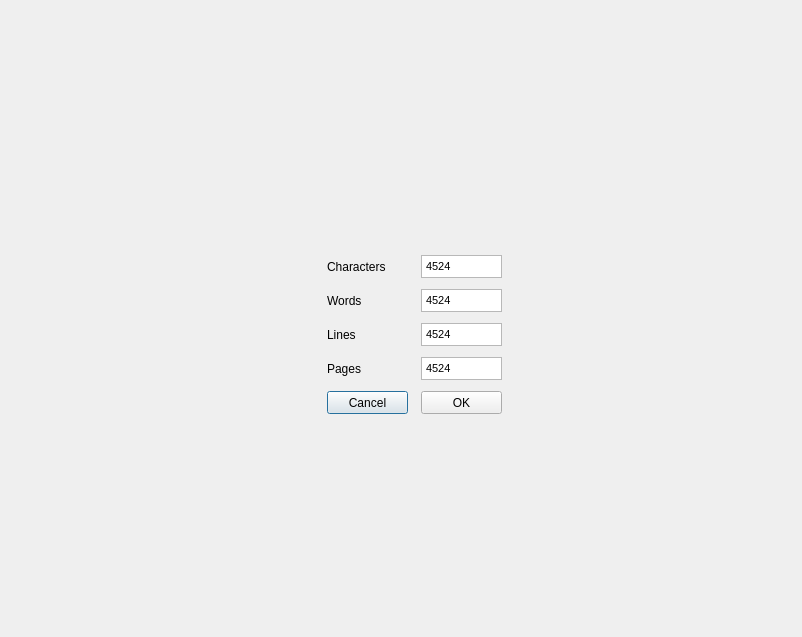
<?xml version="1.0" encoding="UTF-8"?>
<ui version="4.0">
 <class>Dialog</class>
 <widget class="QDialog" name="Dialog">
  <property name="geometry">
   <rect>
    <x>0</x>
    <y>0</y>
    <width>802</width>
    <height>637</height>
   </rect>
  </property>
  <property name="windowTitle">
   <string>Dialog</string>
  </property>
  <widget class="QWidget" name="">
   <property name="geometry">
    <rect>
     <x>320</x>
     <y>250</y>
     <width>191</width>
     <height>170</height>
    </rect>
   </property>
   <layout class="QGridLayout" name="gridLayout">
    <item row="4" column="0">
     <widget class="QPushButton" name="pushButton_2">
      <property name="sizePolicy">
       <sizepolicy hsizetype="Fixed" vsizetype="Fixed">
        <horstretch>0</horstretch>
        <verstretch>0</verstretch>
       </sizepolicy>
      </property>
      <property name="minimumSize">
       <size>
        <width>81</width>
        <height>23</height>
       </size>
      </property>
      <property name="maximumSize">
       <size>
        <width>81</width>
        <height>23</height>
       </size>
      </property>
      <property name="text">
       <string>Cancel</string>
      </property>
     </widget>
    </item>
    <item row="2" column="1">
     <widget class="QTextBrowser" name="textBrowser_5">
      <property name="sizePolicy">
       <sizepolicy hsizetype="Fixed" vsizetype="Fixed">
        <horstretch>0</horstretch>
        <verstretch>0</verstretch>
       </sizepolicy>
      </property>
      <property name="minimumSize">
       <size>
        <width>81</width>
        <height>23</height>
       </size>
      </property>
      <property name="maximumSize">
       <size>
        <width>81</width>
        <height>23</height>
       </size>
      </property>
      <property name="verticalScrollBarPolicy">
       <enum>Qt::ScrollBarAlwaysOff</enum>
      </property>
      <property name="horizontalScrollBarPolicy">
       <enum>Qt::ScrollBarAlwaysOff</enum>
      </property>
      <property name="html">
       <string>&lt;!DOCTYPE HTML PUBLIC &quot;-//W3C//DTD HTML 4.0//EN&quot; &quot;http://www.w3.org/TR/REC-html40/strict.dtd&quot;&gt;
&lt;html&gt;&lt;head&gt;&lt;meta name=&quot;qrichtext&quot; content=&quot;1&quot; /&gt;&lt;style type=&quot;text/css&quot;&gt;
p, li { white-space: pre-wrap; }
&lt;/style&gt;&lt;/head&gt;&lt;body style=&quot; font-family:'MS Shell Dlg 2'; font-size:8.25pt; font-weight:400; font-style:normal;&quot;&gt;
&lt;p style=&quot; margin-top:0px; margin-bottom:0px; margin-left:0px; margin-right:0px; -qt-block-indent:0; text-indent:0px;&quot;&gt;4524&lt;/p&gt;&lt;/body&gt;&lt;/html&gt;</string>
      </property>
     </widget>
    </item>
    <item row="0" column="1">
     <widget class="QTextBrowser" name="textBrowser_3">
      <property name="sizePolicy">
       <sizepolicy hsizetype="Fixed" vsizetype="Fixed">
        <horstretch>0</horstretch>
        <verstretch>0</verstretch>
       </sizepolicy>
      </property>
      <property name="minimumSize">
       <size>
        <width>81</width>
        <height>23</height>
       </size>
      </property>
      <property name="maximumSize">
       <size>
        <width>81</width>
        <height>23</height>
       </size>
      </property>
      <property name="verticalScrollBarPolicy">
       <enum>Qt::ScrollBarAlwaysOff</enum>
      </property>
      <property name="horizontalScrollBarPolicy">
       <enum>Qt::ScrollBarAlwaysOff</enum>
      </property>
      <property name="html">
       <string>&lt;!DOCTYPE HTML PUBLIC &quot;-//W3C//DTD HTML 4.0//EN&quot; &quot;http://www.w3.org/TR/REC-html40/strict.dtd&quot;&gt;
&lt;html&gt;&lt;head&gt;&lt;meta name=&quot;qrichtext&quot; content=&quot;1&quot; /&gt;&lt;style type=&quot;text/css&quot;&gt;
p, li { white-space: pre-wrap; }
&lt;/style&gt;&lt;/head&gt;&lt;body style=&quot; font-family:'MS Shell Dlg 2'; font-size:8.25pt; font-weight:400; font-style:normal;&quot;&gt;
&lt;p style=&quot; margin-top:0px; margin-bottom:0px; margin-left:0px; margin-right:0px; -qt-block-indent:0; text-indent:0px;&quot;&gt;4524&lt;/p&gt;&lt;/body&gt;&lt;/html&gt;</string>
      </property>
     </widget>
    </item>
    <item row="3" column="1">
     <widget class="QTextBrowser" name="textBrowser_2">
      <property name="sizePolicy">
       <sizepolicy hsizetype="Fixed" vsizetype="Fixed">
        <horstretch>0</horstretch>
        <verstretch>0</verstretch>
       </sizepolicy>
      </property>
      <property name="minimumSize">
       <size>
        <width>81</width>
        <height>23</height>
       </size>
      </property>
      <property name="maximumSize">
       <size>
        <width>81</width>
        <height>23</height>
       </size>
      </property>
      <property name="verticalScrollBarPolicy">
       <enum>Qt::ScrollBarAlwaysOff</enum>
      </property>
      <property name="horizontalScrollBarPolicy">
       <enum>Qt::ScrollBarAlwaysOff</enum>
      </property>
      <property name="html">
       <string>&lt;!DOCTYPE HTML PUBLIC &quot;-//W3C//DTD HTML 4.0//EN&quot; &quot;http://www.w3.org/TR/REC-html40/strict.dtd&quot;&gt;
&lt;html&gt;&lt;head&gt;&lt;meta name=&quot;qrichtext&quot; content=&quot;1&quot; /&gt;&lt;style type=&quot;text/css&quot;&gt;
p, li { white-space: pre-wrap; }
&lt;/style&gt;&lt;/head&gt;&lt;body style=&quot; font-family:'MS Shell Dlg 2'; font-size:8.25pt; font-weight:400; font-style:normal;&quot;&gt;
&lt;p style=&quot; margin-top:0px; margin-bottom:0px; margin-left:0px; margin-right:0px; -qt-block-indent:0; text-indent:0px;&quot;&gt;4524&lt;/p&gt;&lt;/body&gt;&lt;/html&gt;</string>
      </property>
     </widget>
    </item>
    <item row="1" column="1">
     <widget class="QTextBrowser" name="textBrowser_4">
      <property name="sizePolicy">
       <sizepolicy hsizetype="Fixed" vsizetype="Fixed">
        <horstretch>0</horstretch>
        <verstretch>0</verstretch>
       </sizepolicy>
      </property>
      <property name="minimumSize">
       <size>
        <width>81</width>
        <height>23</height>
       </size>
      </property>
      <property name="maximumSize">
       <size>
        <width>81</width>
        <height>23</height>
       </size>
      </property>
      <property name="verticalScrollBarPolicy">
       <enum>Qt::ScrollBarAlwaysOff</enum>
      </property>
      <property name="horizontalScrollBarPolicy">
       <enum>Qt::ScrollBarAlwaysOff</enum>
      </property>
      <property name="html">
       <string>&lt;!DOCTYPE HTML PUBLIC &quot;-//W3C//DTD HTML 4.0//EN&quot; &quot;http://www.w3.org/TR/REC-html40/strict.dtd&quot;&gt;
&lt;html&gt;&lt;head&gt;&lt;meta name=&quot;qrichtext&quot; content=&quot;1&quot; /&gt;&lt;style type=&quot;text/css&quot;&gt;
p, li { white-space: pre-wrap; }
&lt;/style&gt;&lt;/head&gt;&lt;body style=&quot; font-family:'MS Shell Dlg 2'; font-size:8.25pt; font-weight:400; font-style:normal;&quot;&gt;
&lt;p style=&quot; margin-top:0px; margin-bottom:0px; margin-left:0px; margin-right:0px; -qt-block-indent:0; text-indent:0px;&quot;&gt;4524&lt;/p&gt;&lt;/body&gt;&lt;/html&gt;</string>
      </property>
     </widget>
    </item>
    <item row="0" column="0">
     <widget class="QLabel" name="label_5">
      <property name="sizePolicy">
       <sizepolicy hsizetype="Fixed" vsizetype="Fixed">
        <horstretch>0</horstretch>
        <verstretch>0</verstretch>
       </sizepolicy>
      </property>
      <property name="minimumSize">
       <size>
        <width>75</width>
        <height>23</height>
       </size>
      </property>
      <property name="maximumSize">
       <size>
        <width>75</width>
        <height>23</height>
       </size>
      </property>
      <property name="text">
       <string>Characters</string>
      </property>
     </widget>
    </item>
    <item row="3" column="0">
     <widget class="QLabel" name="label_4">
      <property name="sizePolicy">
       <sizepolicy hsizetype="Fixed" vsizetype="Fixed">
        <horstretch>0</horstretch>
        <verstretch>0</verstretch>
       </sizepolicy>
      </property>
      <property name="minimumSize">
       <size>
        <width>75</width>
        <height>23</height>
       </size>
      </property>
      <property name="maximumSize">
       <size>
        <width>75</width>
        <height>23</height>
       </size>
      </property>
      <property name="text">
       <string>Pages</string>
      </property>
     </widget>
    </item>
    <item row="2" column="0">
     <widget class="QLabel" name="label_7">
      <property name="sizePolicy">
       <sizepolicy hsizetype="Fixed" vsizetype="Fixed">
        <horstretch>0</horstretch>
        <verstretch>0</verstretch>
       </sizepolicy>
      </property>
      <property name="minimumSize">
       <size>
        <width>75</width>
        <height>23</height>
       </size>
      </property>
      <property name="maximumSize">
       <size>
        <width>75</width>
        <height>23</height>
       </size>
      </property>
      <property name="text">
       <string>Lines</string>
      </property>
     </widget>
    </item>
    <item row="1" column="0">
     <widget class="QLabel" name="label_6">
      <property name="sizePolicy">
       <sizepolicy hsizetype="Fixed" vsizetype="Fixed">
        <horstretch>0</horstretch>
        <verstretch>0</verstretch>
       </sizepolicy>
      </property>
      <property name="minimumSize">
       <size>
        <width>75</width>
        <height>23</height>
       </size>
      </property>
      <property name="maximumSize">
       <size>
        <width>75</width>
        <height>23</height>
       </size>
      </property>
      <property name="text">
       <string>Words</string>
      </property>
     </widget>
    </item>
    <item row="4" column="1">
     <widget class="QPushButton" name="pushButton">
      <property name="sizePolicy">
       <sizepolicy hsizetype="Fixed" vsizetype="Fixed">
        <horstretch>0</horstretch>
        <verstretch>0</verstretch>
       </sizepolicy>
      </property>
      <property name="minimumSize">
       <size>
        <width>81</width>
        <height>23</height>
       </size>
      </property>
      <property name="maximumSize">
       <size>
        <width>81</width>
        <height>23</height>
       </size>
      </property>
      <property name="text">
       <string>OK</string>
      </property>
     </widget>
    </item>
   </layout>
  </widget>
 </widget>
 <resources/>
 <connections/>
</ui>
